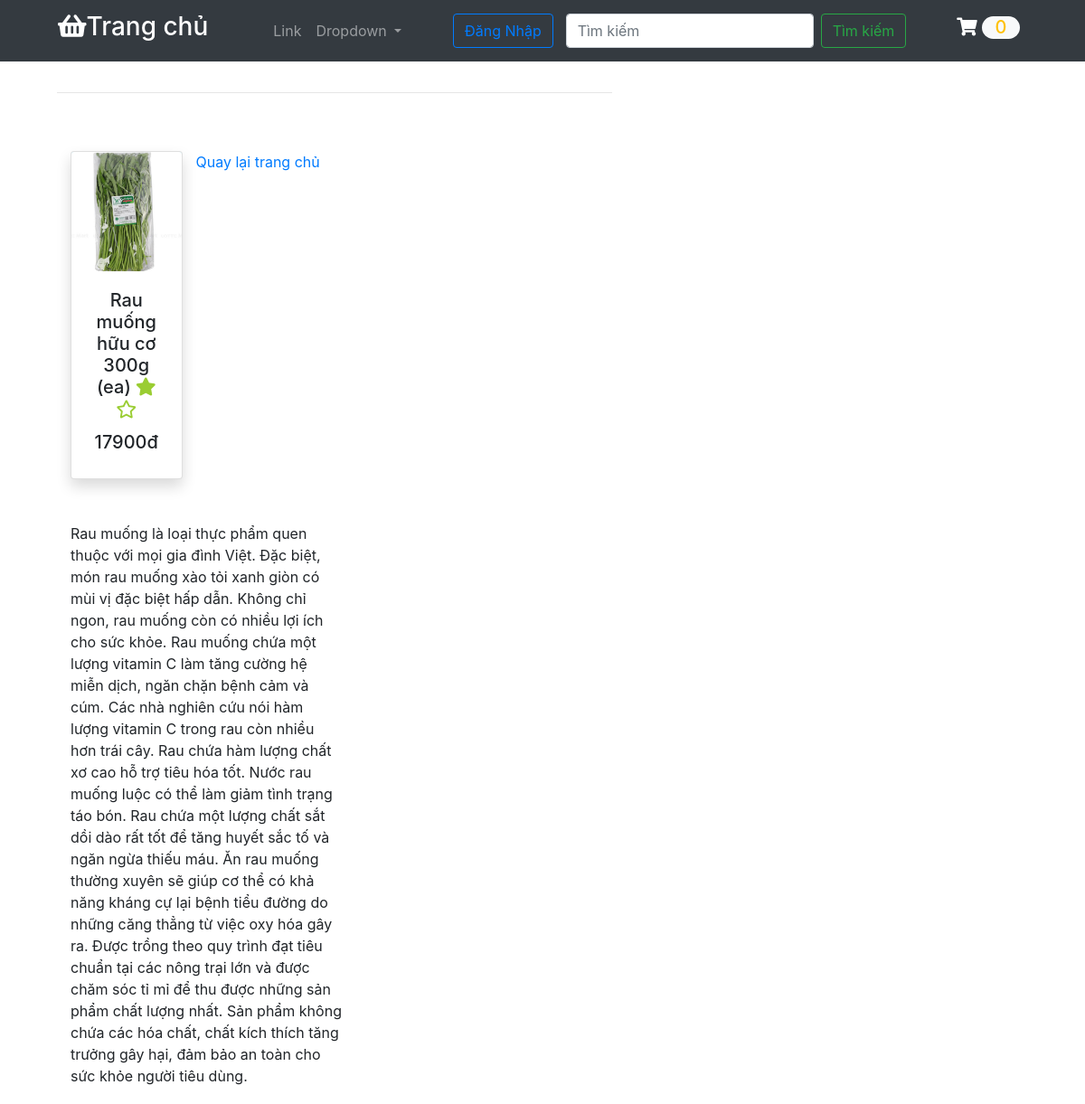
Page /details.php?details=8 on the committed database.
### tables this page shows
CREATE TABLE `producttb` (
  `id` int(11) NOT NULL,
  `product_name` varchar(100) DEFAULT NULL,
  `product_price` int(11) DEFAULT NULL,
  `product_image` varchar(255) DEFAULT NULL,
  `ChiTietSP` text DEFAULT NULL
);

### action.php (called while the page is built, shortened)
<?php
	include 'config.php';
	mysqli_set_charset($conn,'utf8mb4');
	if(isset($_GET['details'])){
		$id=$_GET['details'];
		$query="SELECT * FROM producttb WHERE id=?";
		$stmt=$conn->prepare($query);
		$stmt->bind_param("i",$id);
		$stmt->execute();
		$result=$stmt->get_result();
		$row=$result->fetch_assoc();
		$vname=$row['product_name'];
		$vprice=$row['product_price'];
		$vphoto=$row['product_image'];
		$vdetails=$row['ChiTietSP'];
	}
?>

### details.php (the view, shortened to what this page needs)
<?php
include 'action.php';
?>
<!DOCTYPE html>
<html lang="en">
<head>
    <link rel="stylesheet" href="https://cdnjs.cloudflare.com/ajax/libs/font-awesome/5.8.2/css/all.css" />
    <link rel="stylesheet" href="https://stackpath.bootstrapcdn.com/bootstrap/4.3.1/css/bootstrap.min.css">
    <link rel="stylesheet" href="style.css">
</head>
<body>
<?php
    require_once ('php/header1.php');
?>
<div class="container-fluid">
    <div class="row px-5">
        <div class="col-md-7">
            <div class="shopping-cart">
                <hr>
                <div class="container">
        <div class="row text-center py-5">
        <div class="col-md-3 col-sm-6 my-3 my-md-0">
                <form action="index.php" method="post">
                    <div class="card shadow">
                        <div>
                           <img src="<?php echo $vphoto; ?>" alt="Image1" class="img-fluid card-img-top">
                        </div>
                        <div class="card-body">
                            <h5 class="card-title"><?php echo $vname; ?>
                                <i class="fas fa-star"></i>
                                <i class="far fa-star"></i>
                            <h5>
                                <span class="price"><?php echo $vprice; ?>đ</span>
                            </h5>
                        </div>
                    </div>
                </form>
            </div>
            <a href="index.php">Quay lại trang chủ</a>
        </div>
        <fieldset><?php echo $vdetails ?></fieldset>
            </div>
        </div>
    </div>
</div>
</body>
</html>

### style.css (style rules this page uses)
img { max-width: 100%; height: auto; background: lightblue; background: radial-gradient(white 30%, lightblue 70%); }
.fa-star, .fa-star-half { color: yellowgreen; padding: 3% 0; }
.shopping-cart { padding: 3% 0; }

### details.php (style rules this page uses)
fieldset { border: 1px solid #ccc; padding: 15px; margin: 20px; width: 300px; }

### rows in the picture
producttb: product_image (picture), product_name "Rau muống hữu cơ 300g (ea)", product_price "17900", ChiTietSP "Rau muống là loại thực phẩm quen thuộc với mọi gia đình Việt. Đặc biệt, món rau muống xào tỏi xanh giòn có mùi vị đặc biệt hấp dẫn. Không chỉ ngon, rau muống còn có nhiều lợi ích cho sức khỏe. Rau muống chứa một lượng vitamin C làm tăng cường hệ miễn dịch, ngăn chặn bệnh cảm và cúm. Các nhà nghiên cứu nói hàm lượng vitamin C trong rau còn nhiều hơn trái cây. Rau chứa hàm lượng chất xơ cao hỗ trợ tiêu hóa tốt. Nước rau muống luộc có thể làm giảm tình trạng táo bón. Rau chứa một lượng chất sắt dồi dào rất tốt để tăng huyết sắc tố và ngăn ngừa thiếu máu. Ăn rau muống thường xuyên sẽ giúp cơ thể có khả năng kháng cự lại bệnh tiểu đường do những căng thẳng từ việc oxy hóa gây ra. Được trồng theo…"
